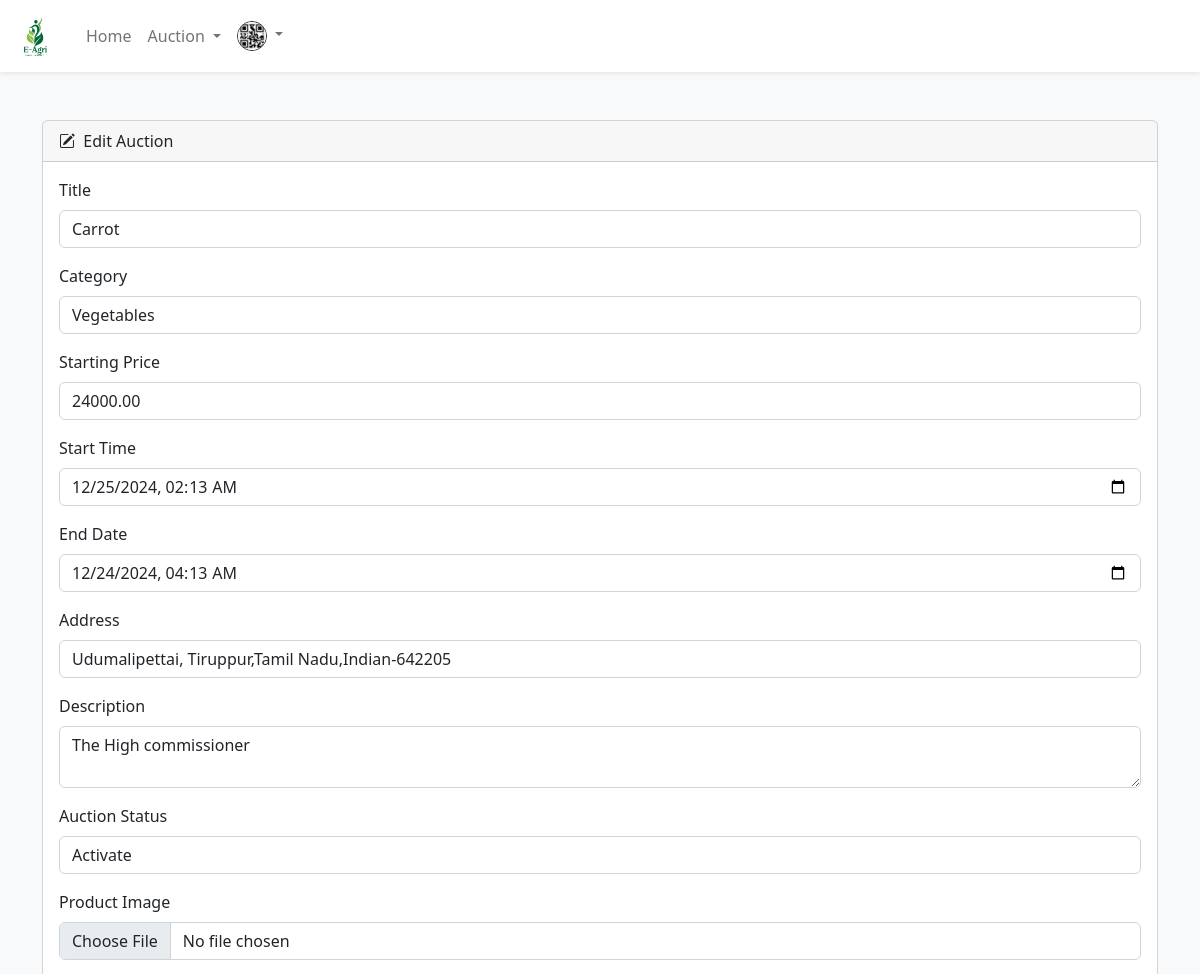
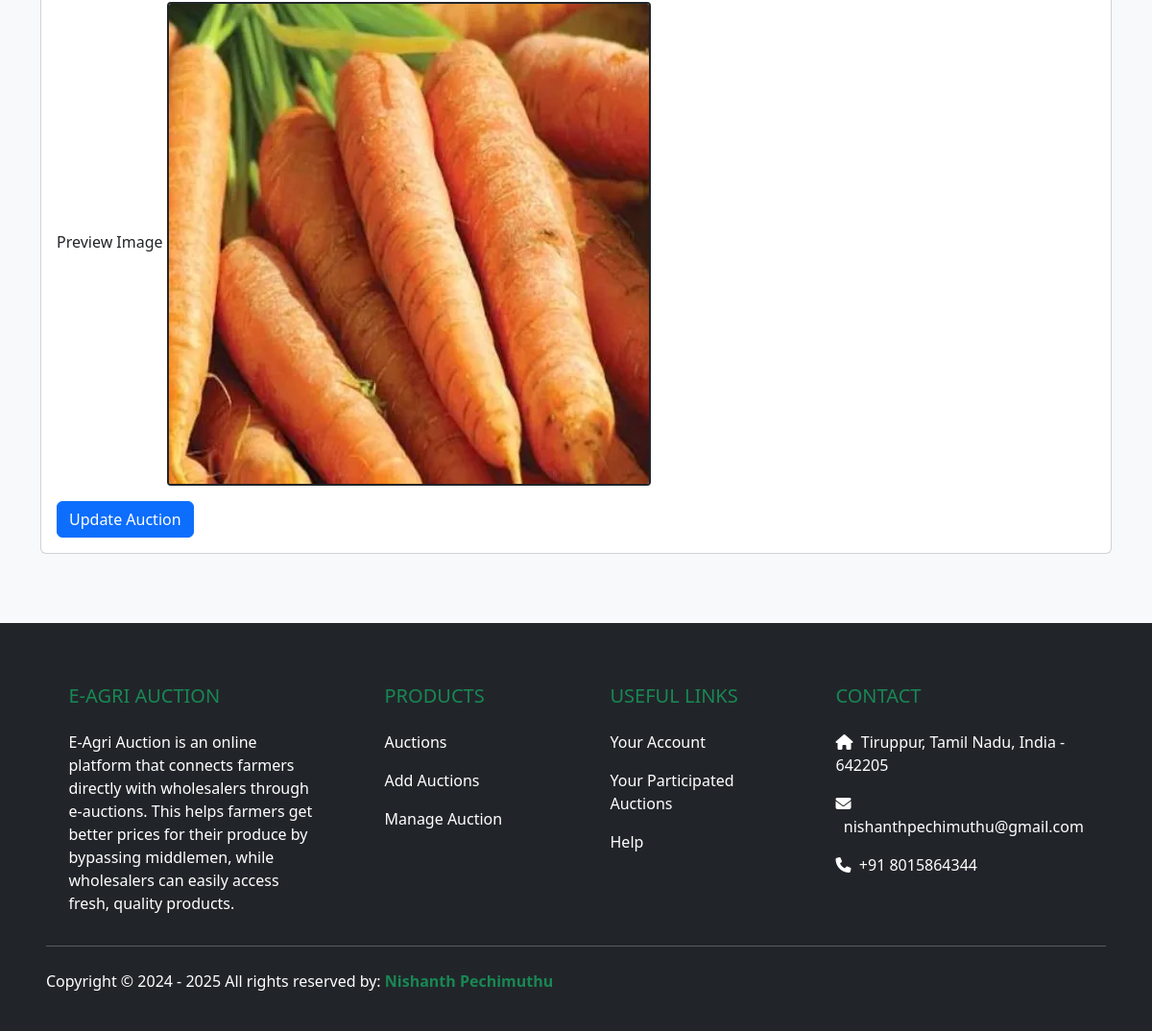
Page /admin/edit-auction.php?auctionId=2 (signed in) on the committed database (2 pictures, top to bottom).
### tables this page shows
CREATE TABLE `users` (
  `userId` int(11) NOT NULL,
  `userName` varchar(100) NOT NULL,
  `userFirstName` varchar(100) DEFAULT NULL,
  `userLastName` varchar(100) DEFAULT NULL,
  `userEmail` varchar(100) NOT NULL,
  `userPassword` varchar(255) NOT NULL,
  `userPhone` varchar(100) DEFAULT NULL,
  `userAddress` varchar(250) DEFAULT NULL,
  `userProfileImg` varchar(300) DEFAULT 'profile.webp',
  `userAccountNo` varchar(30) DEFAULT NULL,
  `userRole` enum('user','admin') NOT NULL DEFAULT 'user',
  `userStatus` enum('activate','deactivate','suspend') DEFAULT 'activate',
  `createdAt` timestamp NOT NULL DEFAULT current_timestamp()
);

CREATE TABLE `auctions` (
  `auctionId` int(11) NOT NULL,
  `auctionTitle` varchar(200) NOT NULL,
  `auctionStartPrice` decimal(10,2) NOT NULL,
  `auctionStartDate` timestamp NOT NULL DEFAULT current_timestamp() ON UPDATE current_timestamp(),
  `auctionEndDate` timestamp NOT NULL DEFAULT '0000-00-00 00:00:00',
  `auctionProductImg` varchar(300) NOT NULL,
  `auctionProductType` enum('organic','hybrid') NOT NULL,
  `auctionProductQuantity` decimal(10,4) NOT NULL,
  `auctionProductUnit` enum('kg','ton','nos') NOT NULL,
  `auctionAddress` varchar(300) NOT NULL,
  `auctionDescription` longtext NOT NULL,
  `auctionCategoryId` int(11) NOT NULL,
  `auctionCreatedBy` int(11) NOT NULL,
  `auctionStatus` enum('activate','deactivate','suspend') DEFAULT 'activate',
  `createdAt` timestamp NOT NULL DEFAULT current_timestamp()
);

CREATE TABLE `categories` (
  `categoryId` int(11) NOT NULL,
  `categoryName` varchar(100) NOT NULL,
  `categoryImg` varchar(300) NOT NULL,
  `categoryStatus` enum('activate','deactivate','suspend') NOT NULL DEFAULT 'activate',
  `createdAt` timestamp NOT NULL DEFAULT current_timestamp()
);

### includes/functions.php (called while the page is built, shortened)
<?php
include 'db.php';
function getAuctionById($auction_id) {
    global $pdo;
    $stmt = $pdo->prepare("SELECT * FROM auctions WHERE auctionId = :auction_id");
    $stmt->execute(['auction_id' => $auction_id]);
    return $stmt->fetch(PDO::FETCH_ASSOC);
}
function getCategories() {
    global $pdo;
    $stmt = $pdo->prepare("SELECT * FROM categories");
    $stmt->execute();
    return $stmt->fetchAll(PDO::FETCH_ASSOC);
}
function getUserImg($user_id) {
    global $pdo;
    $stmt = $pdo->prepare("SELECT userProfileImg FROM users WHERE userId = :user_id");
    $stmt->execute(['user_id' => $user_id]);
    $result = $stmt->fetch(PDO::FETCH_ASSOC);
    return $result['userProfileImg'] ?? null;
}
?>

### admin/edit-auction.php (the view, shortened to what this page needs)
<?php
include("navbar.php");
$auctionId = $_GET['auctionId'] ?? null;
$auction = getAuctionById($auctionId);
$categories = getCategories();
?>
<!DOCTYPE html>
<html lang="en">
<head>
</head>
<body>
  <div class="container py-5">
    <div class="card mb-4">
      <div class="card-header">
        <i class="bi bi-pencil-square"></i>&nbsp;
        Edit Auction
      </div>
      <div class="card-body">
        <form id="auctionForm" action="edit-auction.php?auctionId=<?= $auctionId ?>" method="POST" enctype="multipart/form-data">
          <div class="mb-3">
            <label for="title" class="form-label">Title</label>
            <input type="text" id="title" name="title" value="<?= htmlspecialchars($auction['auctionTitle']) ?>" required class="form-control">
          </div>
          <div class="mb-3">
            <label for="category" class="form-label">Category</label>
            <select id="category" name="category" class="form-control" required>
              <?php foreach ($categories as $category): ?>
              <option value="<?= htmlspecialchars($category['categoryId']) ?>" <?=$auction['auctionCategoryId'] == $category['categoryId'] ? 'selected' : '' ?>>
                <?= htmlspecialchars($category['categoryName']) ?>
              </option>
              <?php endforeach; ?>
            </select>
          </div>
          <div class="mb-3">
            <label for="start_price" class="form-label">Starting Price</label>
            <input type="number" id="start_price" name="start_price" value="<?= htmlspecialchars($auction['auctionStartPrice']) ?>" required class="form-control">
          </div>
          <div class="mb-3">
            <label for="start_time" class="form-label">Start Time</label>
            <input type="datetime-local" id="start_time" name="start_time" value="<?= date('Y-m-d\TH:i', strtotime($auction['auctionStartDate'])) ?>" required class="form-control">
          </div>
          <div class="mb-3">
            <label for="end_date" class="form-label">End Date</label>
            <input type="datetime-local" id="end_date" name="end_date" value="<?= date('Y-m-d\TH:i', strtotime($auction['auctionEndDate'])) ?>" required class="form-control">
          </div>
          <div class="mb-3">
            <label for="address" class="form-label">Address</label>
            <input type="text" id="address" name="address" value="<?= htmlspecialchars($auction['auctionAddress']) ?>" required class="form-control">
          </div>
          <div class="mb-3">
            <label for="description" class="form-label">Description</label>
            <textarea id="description" name="description" required class="form-control"><?= htmlspecialchars($auction['auctionDescription']) ?></textarea>
          </div>
          <div class="mb-3">
            <label for="status" class="form-label">Auction Status</label>
            <select id="status" name="status" class="form-control" required>
              <option value="activate" <?=$auction['auctionStatus'] === 'activate' ? 'selected' : '' ?>>Activate</option>
            </select>
          </div>
          <div class="mb-3">
            <label for="productImage" class="form-label">Product Image</label>
            <input type="file" name="productImage" class="form-control" id="productImage" accept="image/*">
          </div>
          <div class="mb-3">
            <label for="imagePreview" class="form-label">Preview Image</label>
            <img id="imagePreview" src="<?= isset($auction['auctionProductImg']) ? '../images/products/' . $auction['auctionProductImg'] : '' ?>" alt="Image Preview" class="img-fluid rounded-1 border border-2 border-dark" />
        </div>
        <button type="submit" class="btn btn-primary">Update Auction</button>
      </form>
    </div>
  </div>
</div>
</body>
</html>
<?
  include_once("./footer.php");
?>

### admin/navbar.php (shortened to what this page needs)
<!DOCTYPE html>
<html lang="en">
<head>
</head>
<body class="bg-light">
  <nav class="navbar navbar-expand-lg navbar-light bg-white shadow-sm px-2 py-1">
    <a class="navbar-brand" href="../public/auctions.php">
      <img width="54px" height="54px" src="../images/logo/android-chrome-192x192.png" alt="Logo">
    </a>
    <div class="collapse navbar-collapse" id="navbarNav">
      <ul class="navbar-nav mr-auto">
        <li class="nav-item active">
          <a class="nav-link" href="../public/auctions.php">Home</a>
        </li>
        <li class="nav-item dropdown">
          <a class="nav-link dropdown-toggle" href="#" id="navbarDropdown" role="button" data-toggle="dropdown" aria-haspopup="true" aria-expanded="false">
            Auction
          </a>
        </li>
      </ul>
      <ul class="navbar-nav ml-auto">
        <li class="nav-item dropdown">
          <?php $userImg = getUserImg($_SESSION["userId"] ?? ""); ?>
          <a class="nav-link dropdown-toggle" href="#" id="profileDropdown" role="button" data-toggle="dropdown" aria-haspopup="true" aria-expanded="false">
            <img src="../images/profiles/<?= $userImg ?>" alt="Profile" class="rounded-circle border border-dark" width="30" height="30">
          </a>
        </li>
      </ul>
    </div>
  </nav>
</body>
</html>

### admin/footer.php (style rules this page uses)
body { display: flex; flex-direction: column; min-height: 100vh; margin: 0; }

### rows in the picture
users: userProfileImg (picture)
auctions: title "Carrot", category "Vegetables", start_price "24000.00", start_time "12/25/2024 02:13", end_date "12/24/2024 04:13", address "Udumalipettai, Tiruppur,Tamil Nadu,Indian-642205", description "The High commissioner", status "Activate", auctionProductImg (picture)
